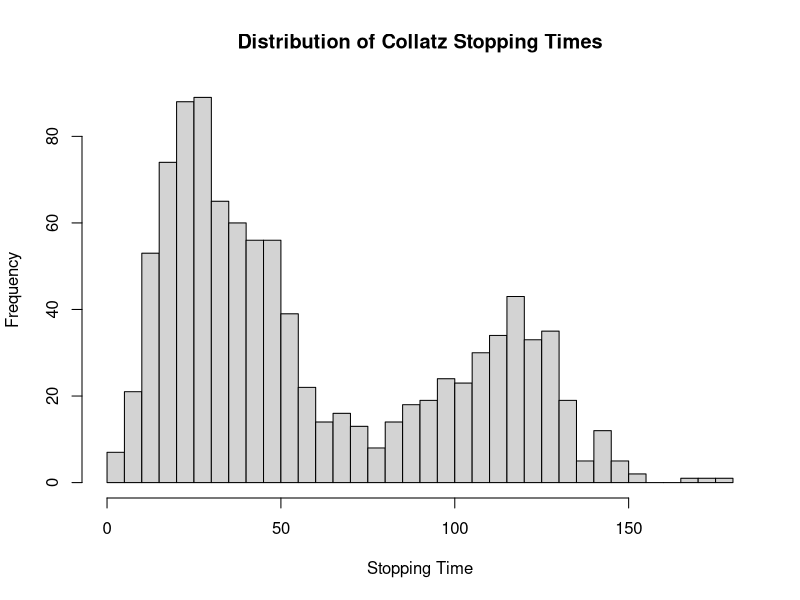

Here is the R script that generated this plot:
# Task 5

# Question: Are there common stopping times that appear frequently across different starting integeres?

#Below is the Rcode examples to investigate and to explore collatz conjecture sequences in common stopping times

## Function to calculate stopping time for a given starting integer
collatz_stopping_time <- function(starting_integer) {
  n <- starting_integer
  steps <- 0
  
  while (n != 1) {
    if (n %% 2 == 0) {
      n <- n / 2
    } else {
      n <- 3 * n + 1
    }
    steps <- steps + 1
  }
  
  return(steps)
}

## Generate Collatz stopping times for a range of starting integers
starting_integers <- 1:1000
stopping_times <- sapply(starting_integers, collatz_stopping_time)

## Create a histogram of stopping times
hist(stopping_times, breaks = 30, main = "Distribution of Collatz Stopping Times", xlab = "Stopping Time")

## Calculate summary statistics








